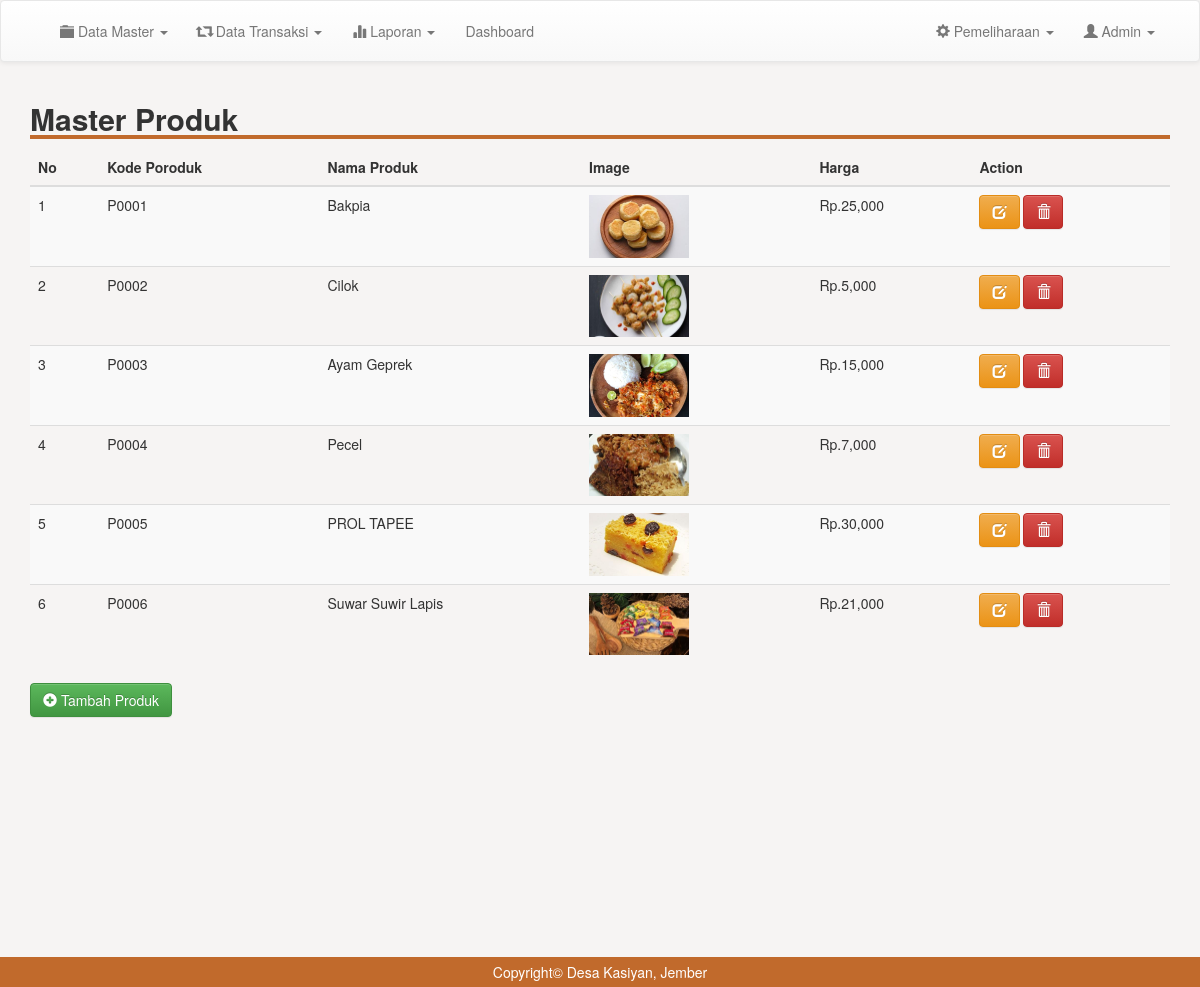
/admin/m_produk.php (signed in), run on the app's committed database.
### tables this page shows
CREATE TABLE `produk` (
  `kode_produk` varchar(100) NOT NULL,
  `nama` varchar(100) NOT NULL,
  `image` text NOT NULL,
  `deskripsi` text NOT NULL,
  `harga` int(11) NOT NULL,
  PRIMARY KEY (`kode_produk`)
);

### admin/m_produk.php (the view)
<?php
include 'header.php';
?>
<div class="container">
	<h2 style=" width: 100%; border-bottom: 4px solid #C16A2C;"><b>Master Produk</b></h2>
		<table class="table table-striped">
			<thead>
				<tr>
					<th scope="col">No</th>
					<th scope="col">Kode Poroduk</th>
					<th scope="col">Nama Produk</th>
					<th scope="col">Image</th>
					<th scope="col">Harga</th>
					<th scope="col">Action</th>
				</tr>
			</thead>
			<tbody>
				<?php
				$result = mysqli_query($conn, "SELECT * FROM produk");
				$no =1;
				while ($row = mysqli_fetch_assoc($result)) {
				?>
					<tr>
						<td ><?= $no; ?></td>
						<td><?= $row['kode_produk']; ?></td>
						<td><?= $row['nama'];  ?></td>
						<td><img src="../image/produk/<?= $row['image']; ?>" width="100"></td>
						<td>Rp.<?= number_format($row['harga' ]);  ?></td>
						<td><a href="edit_produk.php?kode=<?= $row['kode_produk']; ?>" class="btn btn-warning"><i class="glyphicon glyphicon-edit"></i> </a> <a href="proses/del_produk.php?kode=<?= $row['kode_produk']; ?>" class="btn btn-danger" onclick="return confirm('Yakin Ingin Menghapus Data ?')"><i class="glyphicon glyphicon-trash"></i> </a></td>
					</tr>
				<?php
					$no++;
					}
				 ?>
				</tbody>
			</table>
		<a href="tm_produk.php" class="btn btn-success"><i class="glyphicon glyphicon-plus-sign"></i> Tambah Produk</a>
	</div>
	<br>
	<br>
	<br>
	<br>
	<br>
	<br>
	<br>
	<br>
	<br>
	<br>
	<br>
	<br>
	<?php
	include 'footer.php';
	?>

### css/style.css (style rules this page uses)
body { margin:0; padding: 0; background-color: #F6F4F3; }

### data on the page
produk: kode_produk "P0001", nama "Bakpia", image (picture), harga "25,000"
produk: kode_produk "P0002", nama "Cilok", image (picture), harga "5,000"
produk: kode_produk "P0003", nama "Ayam Geprek", image (picture), harga "15,000"
produk: kode_produk "P0004", nama "Pecel", image (picture), harga "7,000"
produk: kode_produk "P0005", nama "PROL TAPEE", image (picture), harga "30,000"
produk: kode_produk "P0006", nama "Suwar Suwir Lapis", image (picture), harga "21,000"
